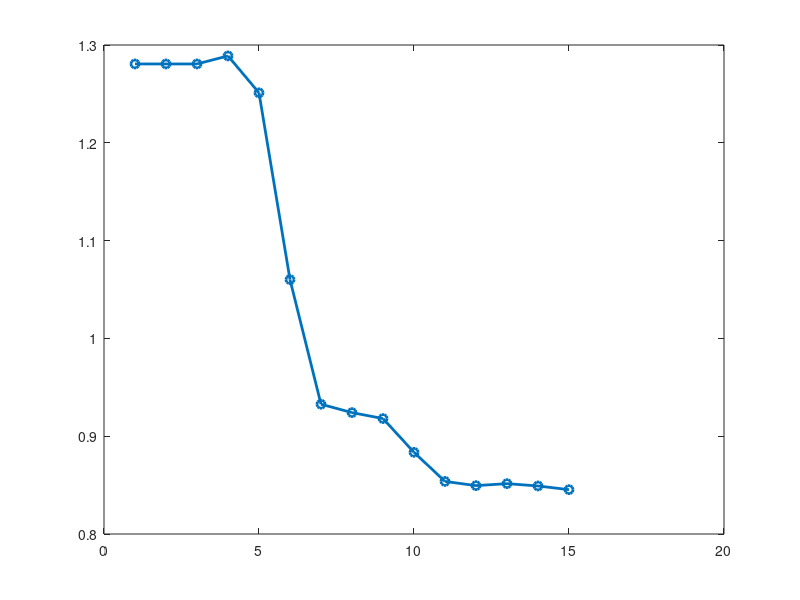

MATLAB code for this plot: (Note: this script raises an error after producing the figure.)

A = [ 1    0.4   0     0;
     -0.6  1     0.4   0;
      0    0.4   1    -0.6;
      0    0     0.4   1 ];

B = [1;
     0;
     0;
     0];

C = [0 0 0 1];

Q = C'*C;
R = 1;

rho_vals = zeros(15,1);

for T = 1:15

    % Initial condition
    P = Q;

    % Riccati recursion
    for d = 2:T

        K = -(R + B'*P*B)^(-1) * B'*P*A;

        P = Q + K'*R*K + (A + B*K)'*P*(A + B*K);

    end

    % Gain corresponding to this horizon
    K_T = -(R + B'*P*B)^(-1) * B'*P*A;

    % Closed-loop matrix
    Acl = A + B*K_T;

    % Eigenvalues
    eigvals = eig(Acl);

    % Spectral radius
    rho_vals(T) = max(abs(eigvals));

    fprintf('T = %2d   Spectral Radius = %.4f', T, rho_vals(T));

    if rho_vals(T) < 1
        fprintf('   Stable\n');
    else
        fprintf('   Unstable\n');
    end

end

% Plot
figure;
plot(1:15, rho_vals, 'o-', 'LineWidth', 2);
hold on;
yline(1,'r--','LineWidth',2);

xlabel('Horizon T');
ylabel('Spectral Radius');
title('Spectral Radius of A + BK_T vs Horizon T');
grid on;
